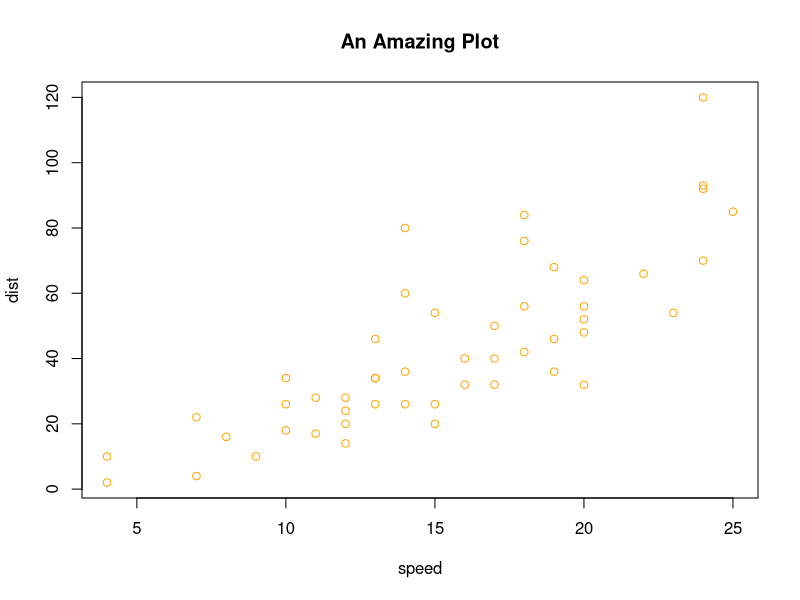

Write R code to recreate this figure.
## ---- chunk 1
#| label: plot-cars
plot(cars, 
     col = "orange",
     main = "An Amazing Plot")
## ---- chunk 2
#| echo: false
2 * 2
